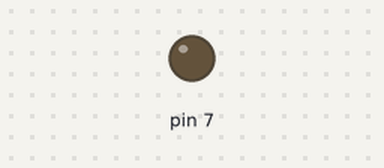
This sketch was run on a simulated Arduino Uno, built with avr-gcc and run on an emulated ATmega328P. Shown: output pins drawn as LEDs (lit = HIGH). Dashed ring = blinking. At 2.0 s the program stops and its outputs stay as they are.

Above: at 0.5 s.
At 1.85 s:
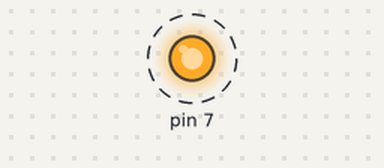
Timing chart, 0 to 3.0 s (numbered marks = the images above):
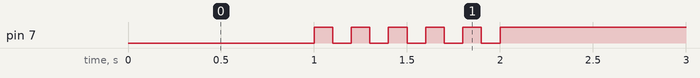

The sketch:

05_practice_2.ino
```cpp
int count;

void setup() {
  pinMode(7, OUTPUT);

}

void loop() {
  count = 0;
  digitalWrite(7, LOW);
  delay(1000);
  while (count != 5){
    digitalWrite(7, HIGH);
    delay(100);
    digitalWrite(7, LOW);
    delay(100);
    count++;
  }
  digitalWrite(7, HIGH);
  while (1) {}

}
```

Measured:
- by itself, pin 7: alternates HIGH for 0.10 s and LOW for 0.10 s, 11 changes in all, then stays HIGH
